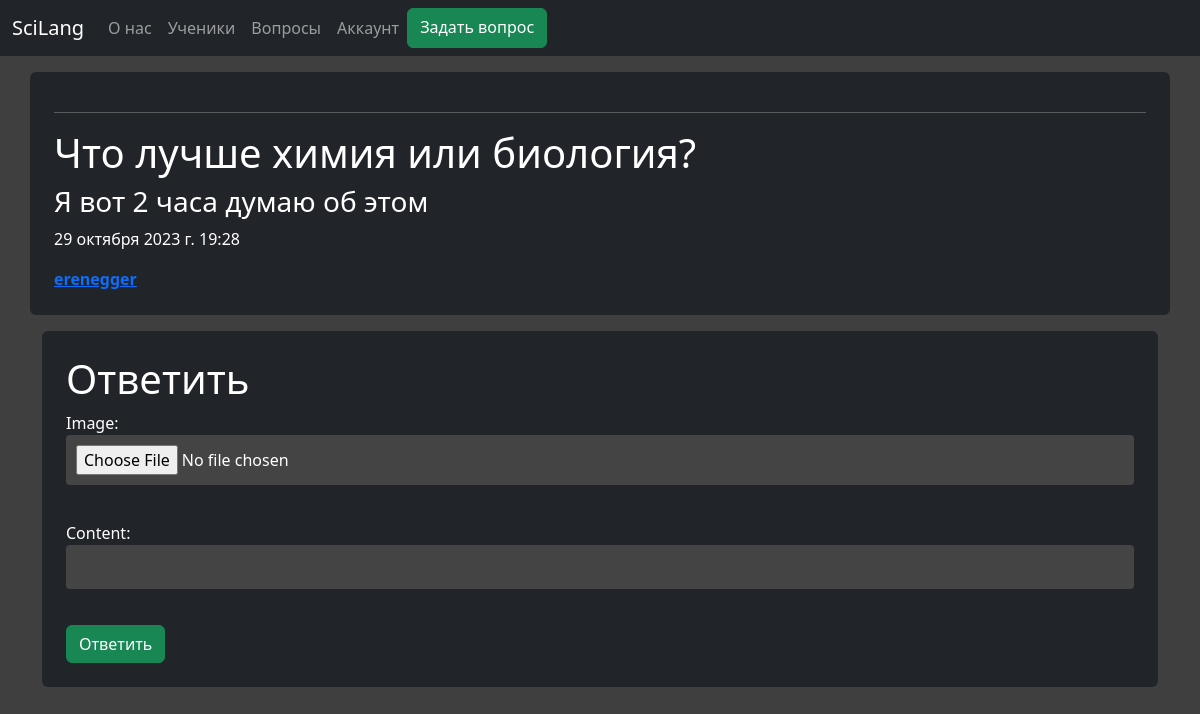
Page /q/biology/2/ (signed in) on the committed database.
### forum/models.py (models this page shows, shortened)
class Questions(models.Model):
    image = models.ImageField(upload_to='questions', null=True)
    subject = models.TextField()
    title = models.CharField(max_length=10000, unique=True)
    content = models.TextField()
    author = models.ForeignKey(ForumUser, on_delete=models.CASCADE)
    date = models.DateTimeField(auto_now_add=True)
    views = models.ManyToManyField(ForumUser, related_name='post_views', blank=True)
    class Meta:
        verbose_name = "Question"

class ForumUser(AbstractUser):
    profile_image = models.ImageField(upload_to='profile_photos', null=True)
    verified = models.BooleanField(null=True, default=False)
    unique_token = models.TextField(null=True)
    grade = models.IntegerField(null=True)
    email = models.EmailField(unique=True)
    post_creating = models.BooleanField(null=True, default=False)
    def __str__(self):
        return self.username
    class Meta:
        verbose_name = "User"

### forum/views.py (the view, shortened to what this page needs)
# urls.py: path('q/<str:subject>/<int:id>/', views.question_details, name='q_details'),
def question_details(request, subject, id):
    question = Questions.objects.get(id=id)
    answers = Answers.objects.filter(question=id)
    Form = AnswerForm()
    context={'question': question, 'Form': Form, 'answers': answers}
    return render(request, 'question_detail.html', context=context)

### forum/forms.py
class AnswerForm(forms.ModelForm):
    image = forms.ImageField(required=False)
    class Meta:
        model = Answers
        fields = ['image', 'content']

### forum/templates/question_detail.html (shortened to what this page needs)
<!DOCTYPE html>
{% load static %}
<html>
<head>
    <link rel="stylesheet" href='{% static "css/style.css" %}?{% now "U" %}'>
    <link href="https://cdn.jsdelivr.net/npm/bootstrap@5.3.2/dist/css/bootstrap.min.css" rel="stylesheet">
</head>
<body class="body-custom">
    <nav class="navbar navbar-expand-sm bg-dark navbar-dark">
        <div class="container-fluid">
            <a class="nav-link navbar-brand" href="/">SciLang</a>
            <div class="collapse navbar-collapse" id="collapsibleNavbar">
                <ul class="navbar-nav">
                    <li class="nav-item">
                        <a class="nav-link" href="/about">О нас</a>
                    </li>
                    <li class="nav-item">
                        <a class="nav-link" href="/userslist">Ученики</a>
                    </li>
                    <li class="nav-item">
                        <a class="nav-link" href="/questions">Вопросы</a>
                    </li>
                    {% if not request.user.is_authenticated %}
                        <li class="nav-item">
                            <a class="nav-link" href="/auth">Авторизация</a>
                        </li>
                        <li class="nav-item">
                            <a class="nav-link" href="/reg">Регистрация</a>
                        </li>
                    {% else %}
                        <li class="nav-item">
                            <a class="nav-link" href="{% url 'user' request.user.username %}">Аккаунт</a>
                        </li>
                        <li class="nav-item d-grid">
                            <a class="btn btn-success btn-block" href="/ask">Задать вопрос</a>
                        </li>
                    {% endif %}
                </ul>
            </div>
        </div>
    </nav>
    <div class="container text-white bg-dark mt-3 my-3 p-4 rounded mx-auto">
        <hr>
        <h1>{{ question.title }}</h1>
        <h3>{{ question.content }}</h2>
        <p>{{ question.date }}</p>
        <a href="{% url 'user' question.author %}" class="username_show"><b>{{ question.author }}</b></a>
    </div>
    <div class="container">
        <div class="container text-white bg-dark mt-3 my-3 p-4 rounded mx-auto">
            <h1>Ответить</h1>
            <form method="post" enctype="multipart/form-data">
                {{ Form.as_p }}
                <input type="submit" value="Ответить" class="btn btn-success">
            </form>
        </div>
    </div>
</body>
</html>

### static/css/style.css (style rules this page uses)
.body-custom { background-color: #3f3f3f; }
input[type="number"], input[type="text"], input[type="email"], input[type="password"], input[type="file"], textarea { width: 100%; padding: 10px; margin-bottom: 20px; background-color: #444; border: none; border-radius: 4px; box-sizing: border-box; font-size: 16px; color: #ffffff; }

### rows in the picture
Questions: title "Что лучше химия или биология?", content "Я вот 2 часа думаю об этом", date "29 октября 2023 г. 19:28", author "erenegger"
